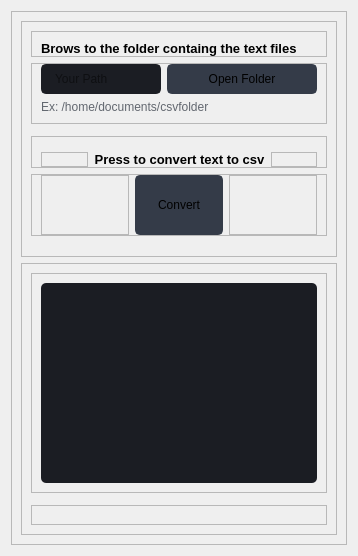
                  <widget class="QWidget" name="page8_TextToCsv">
                   <layout class="QVBoxLayout" name="verticalLayout_55">
                    <item>
                     <widget class="QFrame" name="frame_108">
                      <property name="frameShape">
                       <enum>QFrame::StyledPanel</enum>
                      </property>
                      <property name="frameShadow">
                       <enum>QFrame::Raised</enum>
                      </property>
                      <layout class="QVBoxLayout" name="verticalLayout_54">
                       <item>
                        <widget class="QFrame" name="frame_109">
                         <property name="frameShape">
                          <enum>QFrame::StyledPanel</enum>
                         </property>
                         <property name="frameShadow">
                          <enum>QFrame::Raised</enum>
                         </property>
                         <layout class="QVBoxLayout" name="verticalLayout_51">
                          <property name="bottomMargin">
                           <number>0</number>
                          </property>
                          <item>
                           <widget class="QFrame" name="frame_110">
                            <property name="frameShape">
                             <enum>QFrame::StyledPanel</enum>
                            </property>
                            <property name="frameShadow">
                             <enum>QFrame::Raised</enum>
                            </property>
                            <layout class="QHBoxLayout" name="horizontalLayout_52">
                             <property name="bottomMargin">
                              <number>0</number>
                             </property>
                             <item>
                              <widget class="QLabel" name="labelBoxBlenderInstalation_17">
                               <property name="font">
                                <font>
                                 <family>Segoe UI</family>
                                 <pointsize>10</pointsize>
                                 <weight>75</weight>
                                 <bold>true</bold>
                                </font>
                               </property>
                               <property name="styleSheet">
                                <string notr="true"/>
                               </property>
                               <property name="text">
                                <string>Brows to the folder containg the text files</string>
                               </property>
                              </widget>
                             </item>
                            </layout>
                           </widget>
                          </item>
                          <item>
                           <widget class="QFrame" name="frame_111">
                            <property name="frameShape">
                             <enum>QFrame::StyledPanel</enum>
                            </property>
                            <property name="frameShadow">
                             <enum>QFrame::Raised</enum>
                            </property>
                            <layout class="QHBoxLayout" name="horizontalLayout_53">
                             <property name="topMargin">
                              <number>0</number>
                             </property>
                             <item>
                              <layout class="QGridLayout" name="gridLayout_12">
                               <property name="bottomMargin">
                                <number>0</number>
                               </property>
                               <item row="0" column="0">
                                <widget class="QLineEdit" name="LineEditPath_Page8">
                                 <property name="minimumSize">
                                  <size>
                                   <width>0</width>
                                   <height>30</height>
                                  </size>
                                 </property>
                                 <property name="styleSheet">
                                  <string notr="true">QLineEdit {
	background-color: rgb(27, 29, 35);
	border-radius: 5px;
	border: 2px solid rgb(27, 29, 35);
	padding-left: 10px;
}
QLineEdit:hover {
	border: 2px solid rgb(64, 71, 88);
}
QLineEdit:focus {
	border: 2px solid rgb(91, 101, 124);
}</string>
                                 </property>
                                 <property name="placeholderText">
                                  <string>Your Path</string>
                                 </property>
                                </widget>
                               </item>
                               <item row="0" column="1">
                                <widget class="QPushButton" name="BtnBrows_Page8_TextToCsv">
                                 <property name="minimumSize">
                                  <size>
                                   <width>150</width>
                                   <height>30</height>
                                  </size>
                                 </property>
                                 <property name="font">
                                  <font>
                                   <family>Segoe UI</family>
                                   <pointsize>9</pointsize>
                                  </font>
                                 </property>
                                 <property name="styleSheet">
                                  <string notr="true">QPushButton {
	border: 2px solid rgb(52, 59, 72);
	border-radius: 5px;	
	background-color: rgb(52, 59, 72);
}
QPushButton:hover {
	background-color: rgb(57, 65, 80);
	border: 2px solid rgb(61, 70, 86);
}
QPushButton:pressed {	
	background-color: rgb(35, 40, 49);
	border: 2px solid rgb(43, 50, 61);
}</string>
                                 </property>
                                 <property name="text">
                                  <string>Open Folder</string>
                                 </property>
                                 <property name="icon">
                                  <iconset resource="files.qrc">
                                   <normaloff>:/16x16/icons/16x16/cil-folder-open.png</normaloff>:/16x16/icons/16x16/cil-folder-open.png</iconset>
                                 </property>
                                </widget>
                               </item>
                               <item row="1" column="0" colspan="2">
                                <widget class="QLabel" name="labelVersion_13">
                                 <property name="styleSheet">
                                  <string notr="true">color: rgb(98, 103, 111);</string>
                                 </property>
                                 <property name="lineWidth">
                                  <number>1</number>
                                 </property>
                                 <property name="text">
                                  <string>Ex: /home/documents/csvfolder</string>
                                 </property>
                                 <property name="alignment">
                                  <set>Qt::AlignLeading|Qt::AlignLeft|Qt::AlignVCenter</set>
                                 </property>
                                </widget>
                               </item>
                              </layout>
                             </item>
                            </layout>
                           </widget>
                          </item>
                          <item>
                           <widget class="QFrame" name="frame_112">
                            <property name="frameShape">
                             <enum>QFrame::StyledPanel</enum>
                            </property>
                            <property name="frameShadow">
                             <enum>QFrame::Raised</enum>
                            </property>
                           </widget>
                          </item>
                          <item>
                           <widget class="QFrame" name="frame_113">
                            <property name="frameShape">
                             <enum>QFrame::StyledPanel</enum>
                            </property>
                            <property name="frameShadow">
                             <enum>QFrame::Raised</enum>
                            </property>
                            <layout class="QHBoxLayout" name="horizontalLayout_54">
                             <property name="topMargin">
                              <number>15</number>
                             </property>
                             <property name="bottomMargin">
                              <number>0</number>
                             </property>
                             <item>
                              <widget class="QFrame" name="frame_114">
                               <property name="frameShape">
                                <enum>QFrame::StyledPanel</enum>
                               </property>
                               <property name="frameShadow">
                                <enum>QFrame::Raised</enum>
                               </property>
                              </widget>
                             </item>
                             <item>
                              <widget class="QLabel" name="labelConvert_Page1_BulkComvert_6">
                               <property name="font">
                                <font>
                                 <family>Segoe UI</family>
                                 <pointsize>10</pointsize>
                                 <weight>75</weight>
                                 <bold>true</bold>
                                </font>
                               </property>
                               <property name="styleSheet">
                                <string notr="true"/>
                               </property>
                               <property name="text">
                                <string>Press to convert text to csv</string>
                               </property>
                               <property name="alignment">
                                <set>Qt::AlignCenter</set>
                               </property>
                              </widget>
                             </item>
                             <item>
                              <widget class="QFrame" name="frame_115">
                               <property name="frameShape">
                                <enum>QFrame::StyledPanel</enum>
                               </property>
                               <property name="frameShadow">
                                <enum>QFrame::Raised</enum>
                               </property>
                              </widget>
                             </item>
                            </layout>
                           </widget>
                          </item>
                          <item>
                           <widget class="QFrame" name="frame_116">
                            <property name="frameShape">
                             <enum>QFrame::StyledPanel</enum>
                            </property>
                            <property name="frameShadow">
                             <enum>QFrame::Raised</enum>
                            </property>
                            <layout class="QHBoxLayout" name="horizontalLayout_55">
                             <property name="topMargin">
                              <number>0</number>
                             </property>
                             <property name="bottomMargin">
                              <number>0</number>
                             </property>
                             <item>
                              <widget class="QFrame" name="frame_117">
                               <property name="frameShape">
                                <enum>QFrame::StyledPanel</enum>
                               </property>
                               <property name="frameShadow">
                                <enum>QFrame::Raised</enum>
                               </property>
                              </widget>
                             </item>
                             <item>
                              <widget class="QPushButton" name="BtnConvert_Page8_TextToCsv">
                               <property name="minimumSize">
                                <size>
                                 <width>60</width>
                                 <height>60</height>
                                </size>
                               </property>
                               <property name="font">
                                <font>
                                 <family>Segoe UI</family>
                                 <pointsize>9</pointsize>
                                </font>
                               </property>
                               <property name="layoutDirection">
                                <enum>Qt::LeftToRight</enum>
                               </property>
                               <property name="autoFillBackground">
                                <bool>false</bool>
                               </property>
                               <property name="styleSheet">
                                <string notr="true">QPushButton {
	border: 2px solid rgb(52, 59, 72);
	border-radius: 5px;	
	background-color: rgb(52, 59, 72);
}
QPushButton:hover {
	background-color: rgb(57, 65, 80);
	border: 2px solid rgb(61, 70, 86);
}
QPushButton:pressed {	
	background-color: rgb(35, 40, 49);
	border: 2px solid rgb(43, 50, 61);
}</string>
                               </property>
                               <property name="text">
                                <string>Convert</string>
                               </property>
                               <property name="icon">
                                <iconset>
                                 <normaloff>icons/20x20/cil-paper-plane.png</normaloff>icons/20x20/cil-paper-plane.png</iconset>
                               </property>
                               <property name="checkable">
                                <bool>false</bool>
                               </property>
                              </widget>
                             </item>
                             <item>
                              <widget class="QFrame" name="frame_118">
                               <property name="frameShape">
                                <enum>QFrame::StyledPanel</enum>
                               </property>
                               <property name="frameShadow">
                                <enum>QFrame::Raised</enum>
                               </property>
                              </widget>
                             </item>
                            </layout>
                           </widget>
                          </item>
                          <item>
                           <widget class="QLabel" name="LabelStatus_Page3_LargeFileSplitter_3">
                            <property name="styleSheet">
                             <string notr="true">color: rgb(98, 103, 111);</string>
                            </property>
                            <property name="lineWidth">
                             <number>1</number>
                            </property>
                            <property name="text">
                             <string/>
                            </property>
                            <property name="alignment">
                             <set>Qt::AlignCenter</set>
                            </property>
                           </widget>
                          </item>
                         </layout>
                        </widget>
                       </item>
                       <item>
                        <widget class="QFrame" name="frame_119">
                         <property name="frameShape">
                          <enum>QFrame::StyledPanel</enum>
                         </property>
                         <property name="frameShadow">
                          <enum>QFrame::Raised</enum>
                         </property>
                         <layout class="QVBoxLayout" name="verticalLayout_52">
                          <item>
                           <widget class="QFrame" name="frame_120">
                            <property name="frameShape">
                             <enum>QFrame::StyledPanel</enum>
                            </property>
                            <property name="frameShadow">
                             <enum>QFrame::Raised</enum>
                            </property>
                            <layout class="QVBoxLayout" name="verticalLayout_53">
                             <item>
                              <widget class="QPlainTextEdit" name="plainTextEdit_Page8">
                               <property name="minimumSize">
                                <size>
                                 <width>200</width>
                                 <height>200</height>
                                </size>
                               </property>
                               <property name="styleSheet">
                                <string notr="true">QPlainTextEdit {
	background-color: rgb(27, 29, 35);
	border-radius: 5px;
	padding: 10px;
}
QPlainTextEdit:hover {
	border: 2px solid rgb(64, 71, 88);
}
QPlainTextEdit:focus {
	border: 2px solid rgb(91, 101, 124);
}</string>
                               </property>
                               <property name="plainText">
                                <string/>
                               </property>
                               <property name="placeholderText">
                                <string/>
                               </property>
                              </widget>
                             </item>
                            </layout>
                           </widget>
                          </item>
                          <item>
                           <widget class="QFrame" name="frame_121">
                            <property name="frameShape">
                             <enum>QFrame::StyledPanel</enum>
                            </property>
                            <property name="frameShadow">
                             <enum>QFrame::Raised</enum>
                            </property>
                           </widget>
                          </item>
                          <item>
                           <widget class="QFrame" name="frame_122">
                            <property name="frameShape">
                             <enum>QFrame::StyledPanel</enum>
                            </property>
                            <property name="frameShadow">
                             <enum>QFrame::Raised</enum>
                            </property>
                            <layout class="QHBoxLayout" name="horizontalLayout_56"/>
                           </widget>
                          </item>
                         </layout>
                        </widget>
                       </item>
                      </layout>
                     </widget>
                    </item>
                   </layout>
                  </widget>
